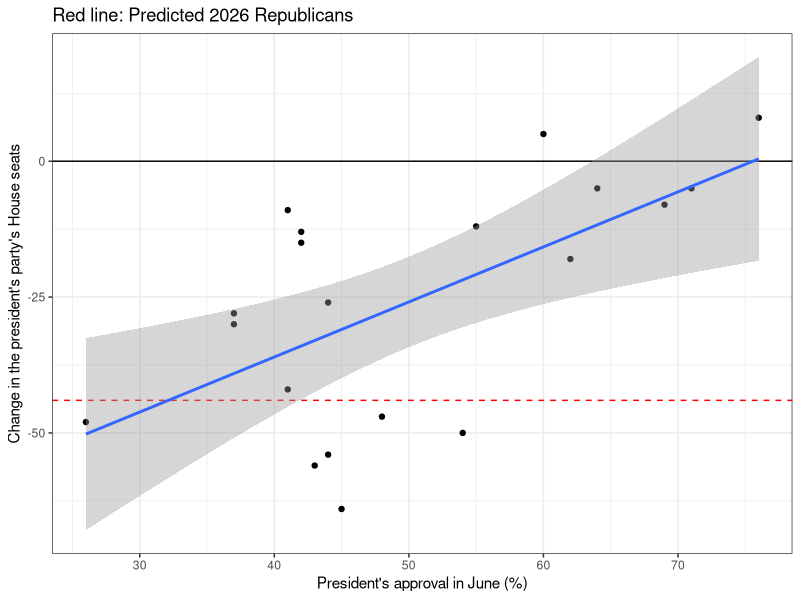
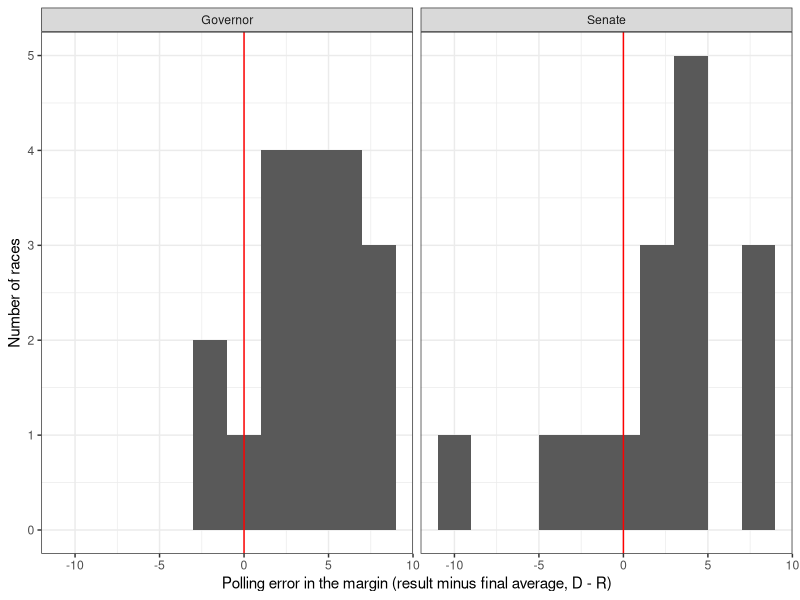
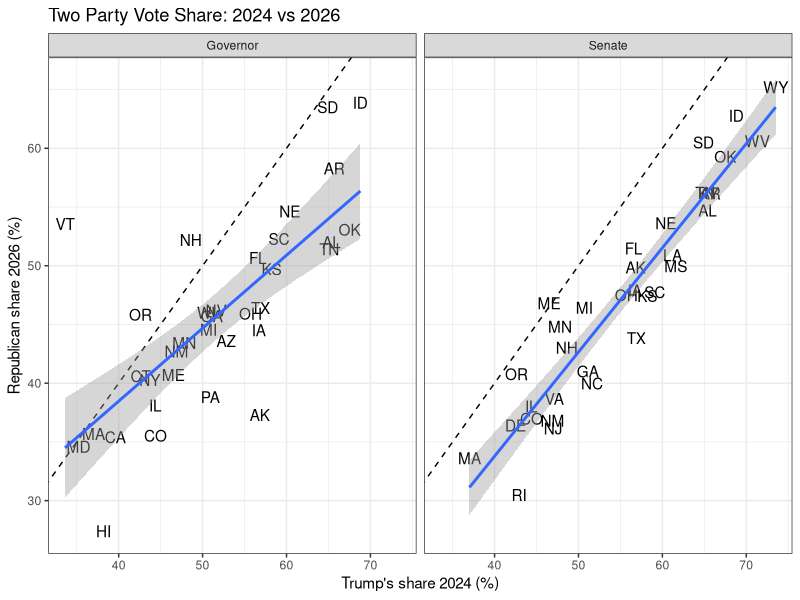
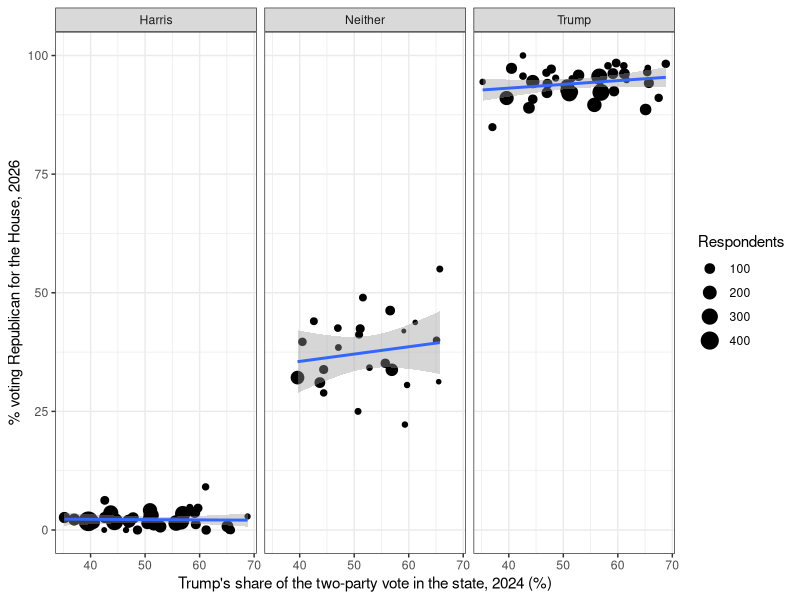
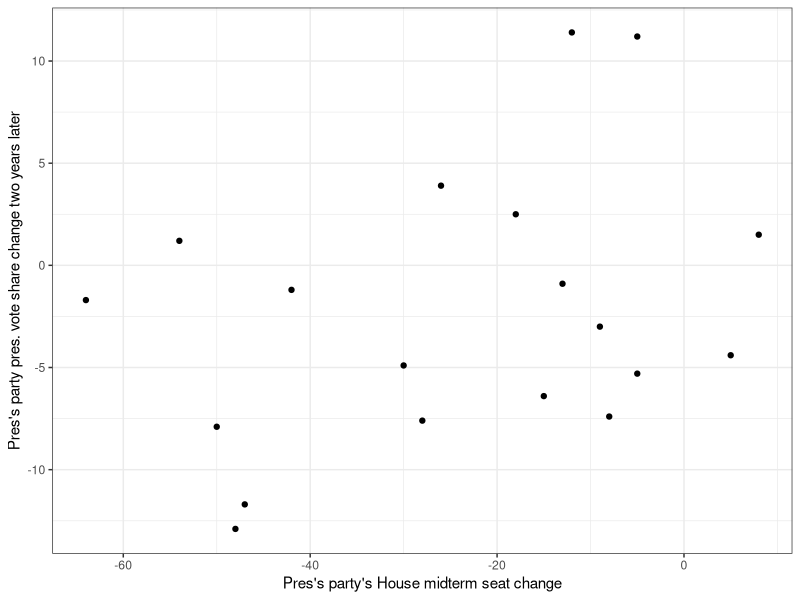

Source code (R) for these figures, in order:
## ---- chunk 1
knitr::opts_chunk$set(eval = FALSE, echo = TRUE, message = FALSE, warning = FALSE)
## ---- chunk 2
library(tidyverse)
## ---- chunk 3
approvalvote = read.csv("approvalvote2026.csv")

glimpse(approvalvote)
## ---- chunk 4
midterms = approvalvote |>
  filter(Election == "Midterm")

midterm.reg = lm(HouseSeatChange ~ JuneApproval, data = midterms)
## ---- chunk 5
220 + predict(midterm.reg, newdata = tibble(JuneApproval = c(35.6, 41.0)))
## ---- chunk 6
midterms |>
  ggplot(aes(x = JuneApproval, y = HouseSeatChange)) +
  geom_hline(yintercept = 0) +
  geom_hline(yintercept = -44, color = "red", linetype = "dashed") +
  geom_point() +
  geom_smooth(method = "lm") +
  labs(
    x = "President's approval in June (%)",
    y = "Change in the president's party's House seats",
    title = "Red line: Predicted 2026 Republicans"
  ) +
  theme_bw()
## ---- chunk 7
recent = approvalvote |>
  filter(Year < 2026 & Year >= 1996)

seats.reg.recent = lm(HouseSeatShare ~ HouseVoteShare, data = recent)

435 * predict(seats.reg.recent, newdata = tibble(HouseVoteShare = c(41, 46.9, 43.7))) / 100
## ---- chunk 8
races = read.csv("statepolls2026.csv")

glimpse(races)

races |>
  count(office)
## ---- chunk 9
races |>
  filter(is.na(poll_margin))
## ---- chunk 10
races = races |>
  filter(three_way == FALSE)
## ---- chunk 11
races = races |>
  mutate(
    dem_error = result_dem - poll_dem,
    rep_error = result_rep - poll_rep,
    margin_error = result_margin - poll_margin
  )
## ---- chunk 12
races |>
  group_by(office) |>
  summarize(
    N = sum(!is.na(margin_error)),
    AvgDemError = mean(dem_error, na.rm = TRUE),
    AvgRepError = mean(rep_error, na.rm = TRUE),
    AvgMarginError = mean(margin_error, na.rm = TRUE)
  )
## ---- chunk 13
races |>
  ggplot(aes(x = margin_error)) +
  geom_histogram(binwidth = 2) +
  geom_vline(xintercept = 0, color = "red") +
  facet_wrap(~ office) +
  labs(
    x = "Polling error in the margin (result minus final average, D - R)",
    y = "Number of races"
  ) +
  theme_bw()
## ---- chunk 14
races = read.csv("statepolls2026.csv") |>
  filter(three_way == FALSE) |>
  mutate(
    rep26 = 100 * result_rep / (result_dem + result_rep),
    kept = rep26 / trump24
  )
## ---- chunk 15
races |>
  ggplot(aes(x = trump24, y = rep26)) +
  geom_abline(intercept = 0, slope = 1, linetype = "dashed") +
  geom_text(aes(label = state)) +
  geom_smooth(method = "lm") +
  facet_wrap(~ office) +
  labs(
    x = "Trump's share 2024 (%)",
    y = "Republican share 2026 (%)",
    title = "Two Party Vote Share: 2024 vs 2026"
  ) +
  theme_bw()
## ---- chunk 16
races |>
  group_by(office) |>
  summarize(
    Correlation = cor(trump24, rep26),
    AvgKept = mean(kept),
    MinKept = min(kept),
    MaxKept = max(kept)
  )
## ---- chunk 17
poll = read.csv("midterm2026_poll_clean.csv")
## ---- chunk 18
poll = poll |>
  mutate(vote24 = case_when(
    vote2024 == "Trump" ~ "Trump",
    vote2024 == "Harris" ~ "Harris",
    TRUE ~ "Neither"
  ))

poll |>
  group_by(vote24) |>
  summarize(
    N = n(),
    PctRep = 100 * mean(generic_ballot == "Republican")
  )
## ---- chunk 19
trump2024 = read.csv("trump2024_bystate.csv")

bystate = poll |>
  group_by(vote24, state) |>
  summarize(
    N = n(),
    PctRep = 100 * mean(generic_ballot == "Republican")
  ) |>
  filter(N >= 30) |>
  left_join(trump2024, by = "state")
## ---- chunk 20
bystate |>
  ggplot(aes(x = trump24, y = PctRep)) +
  geom_point(aes(size = N)) +
  geom_smooth(method = "lm") +
  facet_wrap(~ vote24) +
  labs(
    x = "Trump's share of the two-party vote in the state, 2024 (%)",
    y = "% voting Republican for the House, 2026",
    size = "Respondents"
  ) +
  theme_bw()
## ---- chunk 21
midterm_pres = read.csv("midterm_pres2026.csv")

midterm_pres
## ---- chunk 22
cor(midterm_pres$HouseSeatChange, midterm_pres$PresVoteChange)

cor(midterm_pres$HouseSeatChange, midterm_pres$PresVoteChange,
    use = "complete.obs")
## ---- chunk 23
midterm_pres |>
  ggplot(aes(x = HouseSeatChange, y = PresVoteChange)) +
  geom_point() +
  labs(
    x = "Pres's party's House midterm seat change",
    y = "Pres's party pres. vote share change two years later"
  ) +
  theme_bw()
## ---- chunk 24
pres.reg = lm(PresVoteChange ~ HouseSeatChange, data = midterm_pres)

pres.reg
## ---- chunk 25
predict(pres.reg, newdata = tibble(HouseSeatChange = -44))

50.7 + predict(pres.reg, newdata = tibble(HouseSeatChange = -44))
## ---- chunk 26
recent_pres = midterm_pres |>
  filter(Year >= 1996)

cor(recent_pres$HouseSeatChange, recent_pres$PresVoteChange,
    use = "complete.obs")

pres.reg.recent = lm(PresVoteChange ~ HouseSeatChange, data = recent_pres)

pres.reg.recent

50.7 + predict(pres.reg.recent, newdata = tibble(HouseSeatChange = -44))
